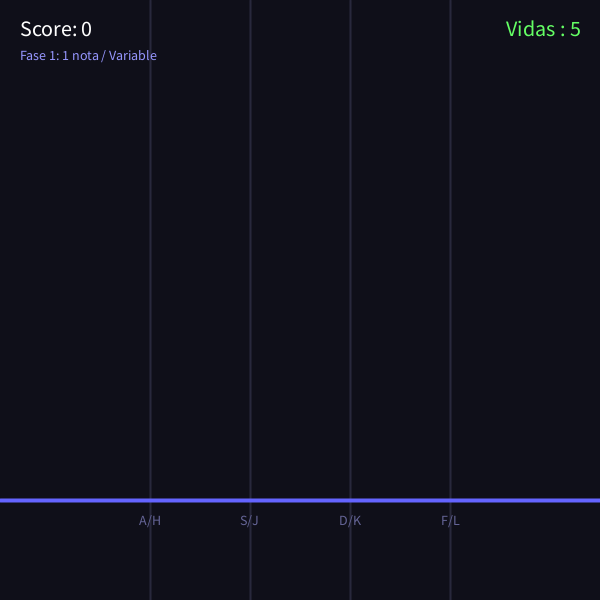
Frame 1 (no input)
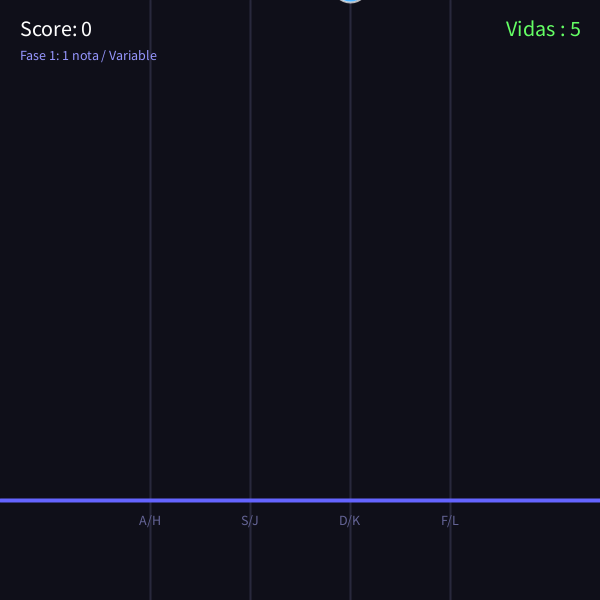
Frame 60 (the mouse pressed at the canvas centre just before this capture)
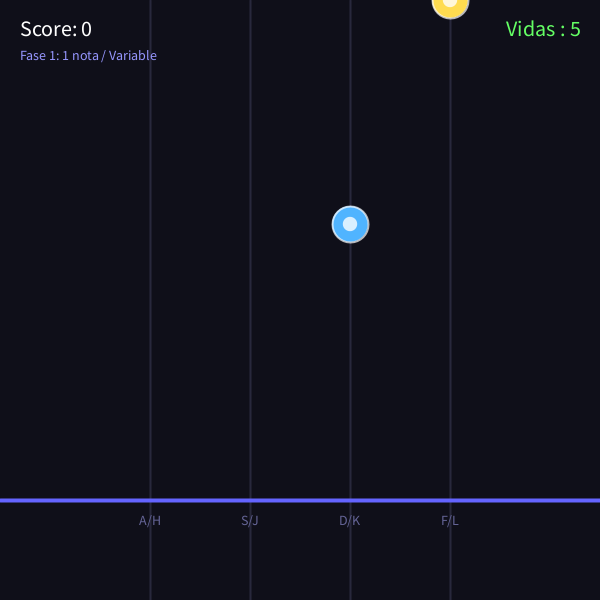
Frame 120 (the mouse held since frame 60 and released just before this capture)

The Processing sketch that drew these frames (run headless with seeded random() and noise(); from frame 60 on, the mouse is pressed at the canvas centre):

// Processing sketch: sketch_06_Distance_Point_Line
// ── sketch_06_Distance_Point_Line.pde
float lineA = 0;
float lineB = 1;
float lineC = -500; 

float[] laneX = { 150, 250, 350, 450 };
char[] keysLeft = { 'a', 's', 'd', 'f' };
char[] keysRight = { 'h', 'j', 'k', 'l' };

// Lista dinámica para gestionar múltiples notas simultáneas
ArrayList<Note> notes = new ArrayList<Note>();

// Parámetros de juego y dificultad
int score = 0;
int lives = 5; // El jugador comienza con 5 vidas
boolean gameOver = false;

float baseSpeed = 4.0;
float currentSpeed = 4.0;
int frameCounter = 0;
int spawnInterval = 60;

String feedbackText = "¡RITMO DINÁMICO!";
color feedbackColor = color(255);
int feedbackTimer = 0;

void setup() {
  size(600, 600);
}

void draw() {
  background(15, 15, 25);
  
  //Pantalla de Game Over
  if (gameOver) {
    fill(0, 0, 0, 200);
    rect(0, 0, width, height);
    
    fill(255, 50, 50);
    textSize(50);
    textAlign(CENTER, CENTER);
    text("GAME OVER", width/2, height/2 - 40);
    
    fill(255);
    textSize(24);
    text("Puntuación Final: " + score, width/2, height/2 + 30);
    return; // Detener toda la actualización del juego
  }
  
  frameCounter++;
  
  if (score >= 2000) {
    currentSpeed = baseSpeed * 2.0; // Velocidad duplicada (+100% de velocidad)
  } else {
    currentSpeed = baseSpeed;
  }
  
  if (frameCounter >= spawnInterval) {
    frameCounter = 0;
    spawnNotesByScore();
    
    if (score < 800) {
      spawnInterval = int(random(45, 90));   
    } else if (score < 2000) {
      spawnInterval = int(random(30, 80));   
    } else if (score < 4000) {
      spawnInterval = int(random(20, 70));   
    } else {
      spawnInterval = int(random(15, 50));   
    }
  }
  
  stroke(40, 40, 60);
  strokeWeight(2);
  for (int i = 0; i < 4; i++) {
    line(laneX[i], 0, laneX[i], height);
    
    fill(100, 100, 150);
    textSize(14);
    textAlign(CENTER, TOP);
    text(String.valueOf(keysLeft[i]).toUpperCase() + "/" + String.valueOf(keysRight[i]).toUpperCase(), laneX[i], 515);
  }
  
  stroke(100, 100, 255);
  strokeWeight(4);
  float yLinea = -lineC / lineB;
  line(0, yLinea, width, yLinea);
  
  for (int i = notes.size() - 1; i >= 0; i--) {
    Note n = notes.get(i);
    n.y += currentSpeed;
    n.display();
    
    if (n.y > height + 20) {
      feedbackText = "MISS";
      feedbackColor = color(255, 50, 50);
      feedbackTimer = 30;
      
      lives--; // Restar una vida por omitir nota
      if (lives <= 0) gameOver = true;
      
      notes.remove(i);
    }
  }
  
  //UI
  fill(255);
  textSize(22);
  textAlign(LEFT, TOP);
  text("Score: " + score, 20, 20);
  
  // Mostrar las vidas restantes con texto y color dinámico
  textAlign(RIGHT, TOP);
  if (lives > 2) fill(100, 255, 100); // Verde si tiene bastante vida
  else fill(255, 100, 100);           // Rojo si está en peligro
  text("Vidas : " + lives, width - 20, 20);
  
  // Mostrar nivel de dificultad actual
  textAlign(LEFT, TOP);
  textSize(14);
  fill(150, 150, 255);
  if (score < 800) text("Fase 1: 1 nota / Variable", 20, 50);
  else if (score < 2000) text("Fase 2: 1-2 notas / Ráfagas", 20, 50);
  else if (score < 4000) text("Fase 3: 1-2 notas / ¡VELOCIDAD 2X!", 20, 50);
  else text("Fase TOTAL: 1-3 notas / ¡LOCURA!", 20, 50);
  
  // Feedback en el centro
  if (feedbackTimer > 0) {
    fill(feedbackColor);
    textSize(45);
    textAlign(CENTER, CENTER);
    text(feedbackText, width/2, height/2 - 80);
    feedbackTimer--;
  }
}

// --- 7. Lógica de Spawneo Inteligente según el Score ---
void spawnNotesByScore() {
  int maxNotasPermitidas = 1;
  
  if (score < 800) {
    maxNotasPermitidas = 1; 
  } else if (score < 4000) {
    maxNotasPermitidas = int(random(1, 3)); 
  } else {
    maxNotasPermitidas = int(random(1, 4)); 
  }
  
  boolean[] carrilOcupado = new boolean[4];
  int notasGeneradas = 0;
  
  while (notasGeneradas < maxNotasPermitidas) {
    int laneIdx = int(random(0, 4));
    if (!carrilOcupado[laneIdx]) {
      notes.add(new Note(laneIdx));
      carrilOcupado[laneIdx] = true;
      notasGeneradas++;
    }
  }
}

void keyPressed() {
  if (gameOver) return; // Desactivar controles si ya perdió
  
  char k = Character.toLowerCase(key);
  int targetLane = -1;
  
  for (int i = 0; i < 4; i++) {
    if (k == keysLeft[i] || k == keysRight[i]) {
      targetLane = i;
      break;
    }
  }
  
  if (targetLane != -1) {
    int indexAProcesar = -1;
    float minYDist = Float.MAX_VALUE;
    
    for (int i = 0; i < notes.size(); i++) {
      Note n = notes.get(i);
      if (n.lane == targetLane) {
        float dY = abs(n.y - 500); 
        if (dY < minYDist) {
          minYDist = dY;
          indexAProcesar = i;
        }
      }
    }
    
    if (indexAProcesar != -1) {
      Note notaObjetivo = notes.get(indexAProcesar);
      
      float numerador = abs(lineA * laneX[notaObjetivo.lane] + lineB * notaObjetivo.y + lineC);
      float denominador = sqrt(lineA * lineA + lineB * lineB);
      float distancia = numerador / denominador;
      
      if (distancia < 15) {
        feedbackText = "PERFECT";
        feedbackColor = color(0, 255, 100);
        score += 100;
        notes.remove(indexAProcesar);
      } else if (distancia < 35) {
        feedbackText = "GREAT";
        feedbackColor = color(255, 200, 0);
        score += 50;
        notes.remove(indexAProcesar);
      } else if (distancia < 60) {
        feedbackText = "BAD";
        feedbackColor = color(255, 120, 0);
        notes.remove(indexAProcesar);
      } else {
        feedbackText = "FALLO";
        feedbackColor = color(255, 50, 50);
        lives--; // Quitar vida por pulsar mal
        if (lives <= 0) gameOver = true;
      }
      feedbackTimer = 25;
    } else {
      feedbackText = "VACÍO";
      feedbackColor = color(255, 0, 100);
      feedbackTimer = 25;
      
      lives--; // Penalización por pulsar en vacío
      if (lives <= 0) gameOver = true;
    }
  }
}

class Note {
  int lane; 
  float y;
  float radius = 18;
  color noteColor;
  
  Note(int _lane) {
    lane = _lane;
    y = -20; 
    
    if (lane == 0) noteColor = color(255, 80, 80);     
    else if (lane == 1) noteColor = color(80, 255, 80);  
    else if (lane == 2) noteColor = color(80, 180, 255); 
    else noteColor = color(255, 220, 80);                
  }
  
  void display() {
    fill(noteColor);
    stroke(255, 180);
    strokeWeight(2);
    ellipse(laneX[lane], y, radius * 2, radius * 2);
    
    fill(255, 200);
    noStroke();
    ellipse(laneX[lane], y, radius * 0.8, radius * 0.8);
  }
}
